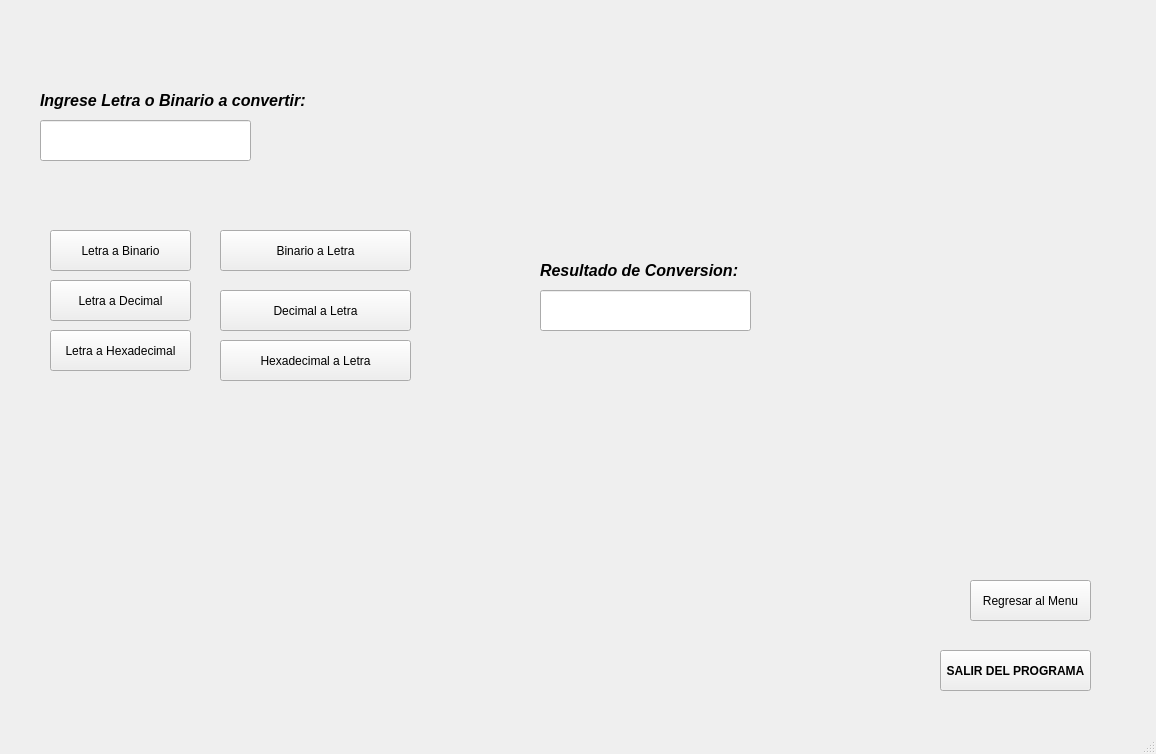
<?xml version="1.0" encoding="UTF-8"?>
<ui version="4.0">
 <class>cframe</class>
 <widget class="QMainWindow" name="cframe">
  <property name="geometry">
   <rect>
    <x>0</x>
    <y>0</y>
    <width>1156</width>
    <height>754</height>
   </rect>
  </property>
  <property name="windowTitle">
   <string>cframe</string>
  </property>
  <widget class="QWidget" name="centralwidget">
   <widget class="QStackedWidget" name="stackedWidget">
    <property name="geometry">
     <rect>
      <x>10</x>
      <y>10</y>
      <width>1121</width>
      <height>641</height>
     </rect>
    </property>
    <property name="currentIndex">
     <number>3</number>
    </property>
    <widget class="QWidget" name="page">
     <widget class="QPushButton" name="btnEjercicio1">
      <property name="geometry">
       <rect>
        <x>460</x>
        <y>130</y>
        <width>201</width>
        <height>91</height>
       </rect>
      </property>
      <property name="font">
       <font>
        <family>Sitka Banner Semibold</family>
        <pointsize>18</pointsize>
        <italic>true</italic>
        <bold>true</bold>
       </font>
      </property>
      <property name="text">
       <string>Ejercicio 1</string>
      </property>
     </widget>
     <widget class="QPushButton" name="btnEjercicio2">
      <property name="geometry">
       <rect>
        <x>460</x>
        <y>260</y>
        <width>201</width>
        <height>81</height>
       </rect>
      </property>
      <property name="font">
       <font>
        <family>Sitka Banner Semibold</family>
        <pointsize>18</pointsize>
        <italic>true</italic>
        <bold>true</bold>
       </font>
      </property>
      <property name="text">
       <string>Ejercicio 2</string>
      </property>
     </widget>
     <widget class="QPushButton" name="btnEjercicio3">
      <property name="geometry">
       <rect>
        <x>460</x>
        <y>380</y>
        <width>201</width>
        <height>81</height>
       </rect>
      </property>
      <property name="font">
       <font>
        <family>Sitka Banner Semibold</family>
        <pointsize>18</pointsize>
        <italic>true</italic>
        <bold>true</bold>
       </font>
      </property>
      <property name="text">
       <string>Ejercicio 3</string>
      </property>
     </widget>
    </widget>
    <widget class="QWidget" name="page_2">
     <widget class="QPushButton" name="RETURNMENU">
      <property name="geometry">
       <rect>
        <x>960</x>
        <y>570</y>
        <width>121</width>
        <height>41</height>
       </rect>
      </property>
      <property name="text">
       <string>Regresar al Menu</string>
      </property>
     </widget>
     <widget class="QLabel" name="label">
      <property name="geometry">
       <rect>
        <x>50</x>
        <y>30</y>
        <width>161</width>
        <height>61</height>
       </rect>
      </property>
      <property name="font">
       <font>
        <pointsize>24</pointsize>
        <italic>true</italic>
        <bold>true</bold>
       </font>
      </property>
      <property name="text">
       <string>Ejercicio 1</string>
      </property>
     </widget>
     <widget class="QSpinBox" name="spinBox">
      <property name="geometry">
       <rect>
        <x>120</x>
        <y>140</y>
        <width>91</width>
        <height>61</height>
       </rect>
      </property>
     </widget>
     <widget class="QTextEdit" name="PanelPiramide">
      <property name="geometry">
       <rect>
        <x>300</x>
        <y>50</y>
        <width>661</width>
        <height>491</height>
       </rect>
      </property>
      <property name="font">
       <font>
        <pointsize>12</pointsize>
        <bold>true</bold>
       </font>
      </property>
      <property name="readOnly">
       <bool>true</bool>
      </property>
     </widget>
    </widget>
    <widget class="QWidget" name="page_3">
     <widget class="QPushButton" name="RETURNMENU_2">
      <property name="geometry">
       <rect>
        <x>960</x>
        <y>580</y>
        <width>121</width>
        <height>41</height>
       </rect>
      </property>
      <property name="text">
       <string>Regresar al Menu</string>
      </property>
     </widget>
     <widget class="QLabel" name="label_2">
      <property name="geometry">
       <rect>
        <x>20</x>
        <y>10</y>
        <width>161</width>
        <height>61</height>
       </rect>
      </property>
      <property name="font">
       <font>
        <pointsize>24</pointsize>
        <italic>true</italic>
        <bold>true</bold>
       </font>
      </property>
      <property name="text">
       <string>Ejercicio 2</string>
      </property>
     </widget>
     <widget class="QLineEdit" name="NumberCard">
      <property name="enabled">
       <bool>true</bool>
      </property>
      <property name="geometry">
       <rect>
        <x>20</x>
        <y>110</y>
        <width>281</width>
        <height>41</height>
       </rect>
      </property>
      <property name="maxLength">
       <number>16</number>
      </property>
     </widget>
     <widget class="QLabel" name="label_3">
      <property name="geometry">
       <rect>
        <x>20</x>
        <y>70</y>
        <width>501</width>
        <height>31</height>
       </rect>
      </property>
      <property name="font">
       <font>
        <family>Sitka Banner Semibold</family>
        <pointsize>16</pointsize>
        <italic>false</italic>
        <bold>true</bold>
       </font>
      </property>
      <property name="text">
       <string>Porfavor digite los numeros de su tarjeta, sin espacios.</string>
      </property>
     </widget>
     <widget class="QPushButton" name="pushButton_2">
      <property name="geometry">
       <rect>
        <x>710</x>
        <y>200</y>
        <width>161</width>
        <height>61</height>
       </rect>
      </property>
      <property name="text">
       <string>Verificar Tarjeta</string>
      </property>
     </widget>
     <widget class="QLineEdit" name="LineValidez">
      <property name="geometry">
       <rect>
        <x>20</x>
        <y>260</y>
        <width>211</width>
        <height>41</height>
       </rect>
      </property>
      <property name="font">
       <font>
        <bold>true</bold>
       </font>
      </property>
     </widget>
     <widget class="QLabel" name="label_4">
      <property name="geometry">
       <rect>
        <x>20</x>
        <y>220</y>
        <width>221</width>
        <height>31</height>
       </rect>
      </property>
      <property name="font">
       <font>
        <family>Sitka Banner Semibold</family>
        <pointsize>18</pointsize>
        <italic>true</italic>
        <bold>true</bold>
       </font>
      </property>
      <property name="text">
       <string>Su tarjeta es:</string>
      </property>
     </widget>
    </widget>
    <widget class="QWidget" name="page_4">
     <widget class="QPushButton" name="RETURNMENU_3">
      <property name="geometry">
       <rect>
        <x>960</x>
        <y>570</y>
        <width>121</width>
        <height>41</height>
       </rect>
      </property>
      <property name="text">
       <string>Regresar al Menu</string>
      </property>
     </widget>
     <widget class="QLineEdit" name="valorIngresado">
      <property name="geometry">
       <rect>
        <x>30</x>
        <y>110</y>
        <width>211</width>
        <height>41</height>
       </rect>
      </property>
     </widget>
     <widget class="QLabel" name="label_5">
      <property name="geometry">
       <rect>
        <x>30</x>
        <y>80</y>
        <width>291</width>
        <height>20</height>
       </rect>
      </property>
      <property name="font">
       <font>
        <pointsize>12</pointsize>
        <italic>true</italic>
        <bold>true</bold>
       </font>
      </property>
      <property name="text">
       <string>Ingrese Letra o Binario a convertir:</string>
      </property>
     </widget>
     <widget class="QLineEdit" name="rtConversion">
      <property name="geometry">
       <rect>
        <x>530</x>
        <y>280</y>
        <width>211</width>
        <height>41</height>
       </rect>
      </property>
     </widget>
     <widget class="QLabel" name="label_6">
      <property name="geometry">
       <rect>
        <x>530</x>
        <y>250</y>
        <width>291</width>
        <height>20</height>
       </rect>
      </property>
      <property name="font">
       <font>
        <pointsize>12</pointsize>
        <italic>true</italic>
        <bold>true</bold>
       </font>
      </property>
      <property name="text">
       <string>Resultado de Conversion:</string>
      </property>
     </widget>
     <widget class="QPushButton" name="BTNtoBinario">
      <property name="geometry">
       <rect>
        <x>40</x>
        <y>220</y>
        <width>141</width>
        <height>41</height>
       </rect>
      </property>
      <property name="text">
       <string>Letra a Binario</string>
      </property>
     </widget>
     <widget class="QPushButton" name="BTNtoHexa">
      <property name="geometry">
       <rect>
        <x>40</x>
        <y>320</y>
        <width>141</width>
        <height>41</height>
       </rect>
      </property>
      <property name="text">
       <string>Letra a Hexadecimal</string>
      </property>
     </widget>
     <widget class="QPushButton" name="BTNtoDecimal">
      <property name="geometry">
       <rect>
        <x>40</x>
        <y>270</y>
        <width>141</width>
        <height>41</height>
       </rect>
      </property>
      <property name="text">
       <string>Letra a Decimal</string>
      </property>
     </widget>
     <widget class="QPushButton" name="BTNBinarioLT">
      <property name="geometry">
       <rect>
        <x>210</x>
        <y>220</y>
        <width>191</width>
        <height>41</height>
       </rect>
      </property>
      <property name="text">
       <string>Binario a Letra</string>
      </property>
     </widget>
     <widget class="QPushButton" name="BTNDecimalLt">
      <property name="geometry">
       <rect>
        <x>210</x>
        <y>280</y>
        <width>191</width>
        <height>41</height>
       </rect>
      </property>
      <property name="text">
       <string>Decimal a Letra</string>
      </property>
     </widget>
     <widget class="QPushButton" name="BTNHexaLt">
      <property name="geometry">
       <rect>
        <x>210</x>
        <y>330</y>
        <width>191</width>
        <height>41</height>
       </rect>
      </property>
      <property name="text">
       <string>Hexadecimal a Letra</string>
      </property>
     </widget>
    </widget>
   </widget>
   <widget class="QPushButton" name="pushButton">
    <property name="geometry">
     <rect>
      <x>940</x>
      <y>650</y>
      <width>151</width>
      <height>41</height>
     </rect>
    </property>
    <property name="font">
     <font>
      <bold>true</bold>
     </font>
    </property>
    <property name="text">
     <string>SALIR DEL PROGRAMA</string>
    </property>
   </widget>
  </widget>
  <widget class="QMenuBar" name="menubar">
   <property name="geometry">
    <rect>
     <x>0</x>
     <y>0</y>
     <width>1156</width>
     <height>21</height>
    </rect>
   </property>
  </widget>
  <widget class="QStatusBar" name="statusbar"/>
 </widget>
 <resources/>
 <connections/>
</ui>
